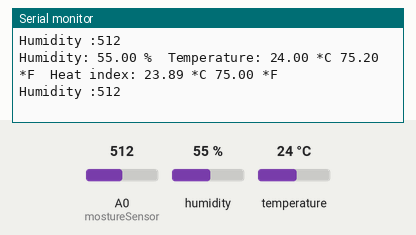
Bench run of a sketch on a simulated Arduino Uno, built with avr-gcc and run on an emulated ATmega328P. Parts: the last lines printed to the serial monitor. Wiring (inferred from the names in the program): DHT11 sensor: data pin 2. The test bench sets the inputs (shaded band); at power-on: humidity 55 %, A0 (mostureSensor) = 512, temperature 24 °C.

Above: at 5.1 s.
5.2 s: humidity set to 22 %
At 6.95 s:
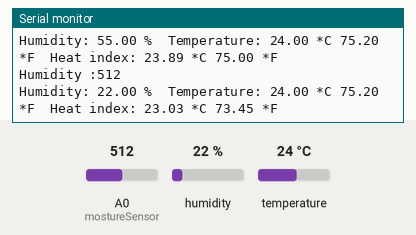
8.6 s: A0 (mostureSensor) set to 716
At 9.9 s:
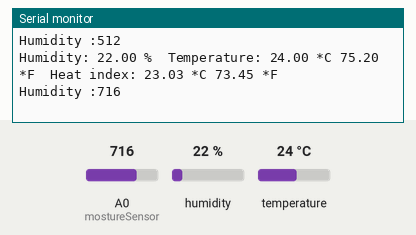
12.0 s: temperature set to 12 °C
At 14.9 s:
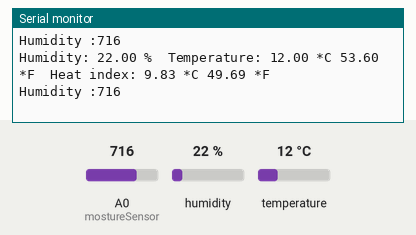
15.4 s: A0 (mostureSensor) set to 900
At 16.8 s:
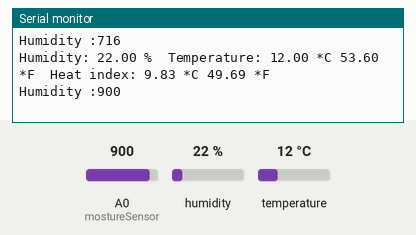
18.8 s: humidity set to 40 %
At 21.9 s:
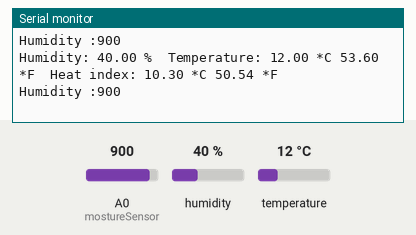
Timing chart, 0 to 23.2 s (numbered marks = the images above; inputs shaded):
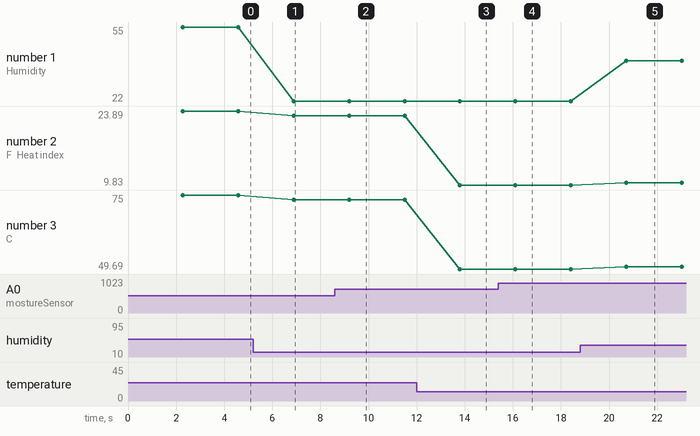

Measured:
- after the input at 5.2 s, the serial monitor: prints a new line after 1.7 s (image 1)
- after the input at 8.6 s, the serial monitor: prints a new line after 0.67 s (image 2)
- after the input at 12.0 s, the serial monitor: prints a new line after 1.8 s (image 3)
- after the input at 15.4 s, the serial monitor: prints a new line after 0.79 s (image 4)
- after the input at 18.8 s, the serial monitor: prints a new line after 1.9 s (image 5)
- plotted number 1: 55 → 22 after the input at 5.2 s, 22 → 40 after the input at 18.8 s
- plotted number 2: 23.89 → 23.03 after the input at 5.2 s, 23.03 → 9.83 after the input at 12.0 s, 9.83 → 10.3 after the input at 18.8 s
- plotted number 3: 75 → 73.45 after the input at 5.2 s, 73.45 → 49.69 after the input at 12.0 s, 49.69 → 50.54 after the input at 18.8 s

The sketch:

DHTtester.ino
```cpp
// Example testing sketch for various DHT humidity/temperature sensors
// Written by ladyada, public domain

#include "DHT.h"

#define DHTPIN 2     // what digital pin we're connected to
int mostureSensor = 0;
// Uncomment whatever type you're using!
#define DHTTYPE DHT11   // DHT 11
//#define DHTTYPE DHT22   // DHT 22  (AM2302), AM2321
//#define DHTTYPE DHT21   // DHT 21 (AM2301)

// Connect pin 1 (on the left) of the sensor to +5V
// NOTE: If using a board with 3.3V logic like an Arduino Due connect pin 1
// to 3.3V instead of 5V!
// Connect pin 2 of the sensor to whatever your DHTPIN is
// Connect pin 4 (on the right) of the sensor to GROUND
// Connect a 10K resistor from pin 2 (data) to pin 1 (power) of the sensor

// Initialize DHT sensor.
// Note that older versions of this library took an optional third parameter to
// tweak the timings for faster processors.  This parameter is no longer needed
// as the current DHT reading algorithm adjusts itself to work on faster procs.
DHT dht(DHTPIN, DHTTYPE);

void setup() {
  Serial.begin(9600);
  Serial.println("DHTxx test!");

  dht.begin();
}

void loop() {
  // Wait a few seconds between measurements.
  delay(2000);
  int sensorValue = analogRead(mostureSensor);
  // Reading temperature or humidity takes about 250 milliseconds!
  // Sensor readings may also be up to 2 seconds 'old' (its a very slow sensor)
  float h = dht.readHumidity();
  // Read temperature as Celsius (the default)
  float t = dht.readTemperature();
  // Read temperature as Fahrenheit (isFahrenheit = true)
  float f = dht.readTemperature(true);

  // Check if any reads failed and exit early (to try again).
  if (isnan(h) || isnan(t) || isnan(f)) {
    Serial.println("Failed to read from DHT sensor!");
    return;
  }

  // Compute heat index in Fahrenheit (the default)
  float hif = dht.computeHeatIndex(f, h);
  // Compute heat index in Celsius (isFahreheit = false)
  float hic = dht.computeHeatIndex(t, h, false);

  Serial.print("Humidity: ");
  Serial.print(h);
  Serial.print(" %\t");
  Serial.print("Temperature: ");
  Serial.print(t);
  Serial.print(" *C ");
  Serial.print(f);
  Serial.print(" *F\t");
  Serial.print("Heat index: ");
  Serial.print(hic);
  Serial.print(" *C ");
  Serial.print(hif);
  Serial.println(" *F");
   Serial.print("Humidity :" );
   Serial.println(sensorValue);
}
```
